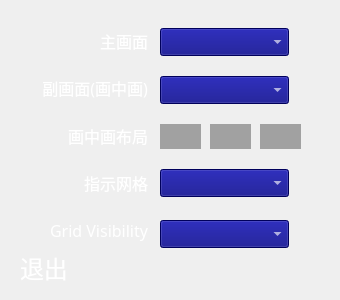
<?xml version="1.0" encoding="UTF-8"?>
<ui version="4.0">
 <class>QDlgDisplay</class>
 <widget class="QWidget" name="QDlgDisplay">
  <property name="geometry">
   <rect>
    <x>0</x>
    <y>0</y>
    <width>340</width>
    <height>300</height>
   </rect>
  </property>
  <property name="windowTitle">
   <string>Form</string>
  </property>
  <widget class="QLabel" name="label_exit">
   <property name="geometry">
    <rect>
     <x>20</x>
     <y>250</y>
     <width>109</width>
     <height>36</height>
    </rect>
   </property>
   <property name="font">
    <font>
     <family>微软雅黑</family>
     <pointsize>18</pointsize>
    </font>
   </property>
   <property name="styleSheet">
    <string notr="true">color: rgb(255, 255, 255);</string>
   </property>
   <property name="text">
    <string>退出</string>
   </property>
   <property name="alignment">
    <set>Qt::AlignLeading|Qt::AlignLeft|Qt::AlignVCenter</set>
   </property>
  </widget>
  <widget class="QComboBox" name="comboBox_main_pic">
   <property name="geometry">
    <rect>
     <x>160</x>
     <y>28</y>
     <width>129</width>
     <height>28</height>
    </rect>
   </property>
   <property name="minimumSize">
    <size>
     <width>0</width>
     <height>28</height>
    </size>
   </property>
   <property name="font">
    <font>
     <family>微软雅黑</family>
    </font>
   </property>
   <property name="styleSheet">
    <string notr="true">color: rgb(255, 255, 255);
background-color: rgb(0, 0, 127);</string>
   </property>
  </widget>
  <widget class="QComboBox" name="comboBox_subPic_inPic">
   <property name="geometry">
    <rect>
     <x>160</x>
     <y>76</y>
     <width>129</width>
     <height>28</height>
    </rect>
   </property>
   <property name="minimumSize">
    <size>
     <width>0</width>
     <height>28</height>
    </size>
   </property>
   <property name="font">
    <font>
     <family>微软雅黑</family>
    </font>
   </property>
   <property name="styleSheet">
    <string notr="true">color: rgb(255, 255, 255);
background-color: rgb(0, 0, 127);</string>
   </property>
  </widget>
  <widget class="QComboBox" name="comboBox_pointGrid">
   <property name="geometry">
    <rect>
     <x>160</x>
     <y>169</y>
     <width>129</width>
     <height>28</height>
    </rect>
   </property>
   <property name="minimumSize">
    <size>
     <width>0</width>
     <height>28</height>
    </size>
   </property>
   <property name="font">
    <font>
     <family>微软雅黑</family>
    </font>
   </property>
   <property name="styleSheet">
    <string notr="true">color: rgb(255, 255, 255);
background-color: rgb(0, 0, 127);</string>
   </property>
  </widget>
  <widget class="QComboBox" name="comboBox_gridVis">
   <property name="geometry">
    <rect>
     <x>160</x>
     <y>220</y>
     <width>129</width>
     <height>28</height>
    </rect>
   </property>
   <property name="minimumSize">
    <size>
     <width>0</width>
     <height>28</height>
    </size>
   </property>
   <property name="font">
    <font>
     <family>微软雅黑</family>
    </font>
   </property>
   <property name="styleSheet">
    <string notr="true">color: rgb(255, 255, 255);
background-color: rgb(0, 0, 127);</string>
   </property>
  </widget>
  <widget class="QWidget" name="widget_inPic1" native="true">
   <property name="geometry">
    <rect>
     <x>160</x>
     <y>124</y>
     <width>41</width>
     <height>25</height>
    </rect>
   </property>
   <property name="styleSheet">
    <string notr="true">background-color: rgb(161, 161, 161);</string>
   </property>
  </widget>
  <widget class="QWidget" name="widget_inPic2" native="true">
   <property name="geometry">
    <rect>
     <x>210</x>
     <y>124</y>
     <width>41</width>
     <height>25</height>
    </rect>
   </property>
   <property name="styleSheet">
    <string notr="true">background-color: rgb(161, 161, 161);</string>
   </property>
  </widget>
  <widget class="QWidget" name="widget_inPic3" native="true">
   <property name="geometry">
    <rect>
     <x>260</x>
     <y>124</y>
     <width>41</width>
     <height>25</height>
    </rect>
   </property>
   <property name="styleSheet">
    <string notr="true">background-color: rgb(161, 161, 161);</string>
   </property>
  </widget>
  <widget class="QWidget" name="">
   <property name="geometry">
    <rect>
     <x>40</x>
     <y>20</y>
     <width>108</width>
     <height>231</height>
    </rect>
   </property>
   <layout class="QVBoxLayout" name="verticalLayout">
    <item>
     <widget class="QLabel" name="label_left1">
      <property name="font">
       <font>
        <family>微软雅黑</family>
        <pointsize>12</pointsize>
       </font>
      </property>
      <property name="styleSheet">
       <string notr="true">color: rgb(255, 255, 255);</string>
      </property>
      <property name="text">
       <string>主画面</string>
      </property>
      <property name="alignment">
       <set>Qt::AlignRight|Qt::AlignTrailing|Qt::AlignVCenter</set>
      </property>
     </widget>
    </item>
    <item>
     <widget class="QLabel" name="label_left2">
      <property name="font">
       <font>
        <family>微软雅黑</family>
        <pointsize>12</pointsize>
       </font>
      </property>
      <property name="styleSheet">
       <string notr="true">color: rgb(255, 255, 255);</string>
      </property>
      <property name="text">
       <string>副画面(画中画)</string>
      </property>
      <property name="alignment">
       <set>Qt::AlignRight|Qt::AlignTrailing|Qt::AlignVCenter</set>
      </property>
     </widget>
    </item>
    <item>
     <widget class="QLabel" name="label_right1">
      <property name="font">
       <font>
        <family>微软雅黑</family>
        <pointsize>12</pointsize>
       </font>
      </property>
      <property name="styleSheet">
       <string notr="true">color: rgb(255, 255, 255);</string>
      </property>
      <property name="text">
       <string>画中画布局</string>
      </property>
      <property name="alignment">
       <set>Qt::AlignRight|Qt::AlignTrailing|Qt::AlignVCenter</set>
      </property>
     </widget>
    </item>
    <item>
     <widget class="QLabel" name="label_right2">
      <property name="font">
       <font>
        <family>微软雅黑</family>
        <pointsize>12</pointsize>
       </font>
      </property>
      <property name="styleSheet">
       <string notr="true">color: rgb(255, 255, 255);</string>
      </property>
      <property name="text">
       <string>指示网格</string>
      </property>
      <property name="alignment">
       <set>Qt::AlignRight|Qt::AlignTrailing|Qt::AlignVCenter</set>
      </property>
     </widget>
    </item>
    <item>
     <widget class="QLabel" name="label_center1">
      <property name="font">
       <font>
        <family>微软雅黑</family>
        <pointsize>12</pointsize>
       </font>
      </property>
      <property name="styleSheet">
       <string notr="true">color: rgb(255, 255, 255);</string>
      </property>
      <property name="text">
       <string>Grid Visibility</string>
      </property>
      <property name="alignment">
       <set>Qt::AlignRight|Qt::AlignTrailing|Qt::AlignVCenter</set>
      </property>
     </widget>
    </item>
   </layout>
  </widget>
 </widget>
 <resources/>
 <connections/>
</ui>
